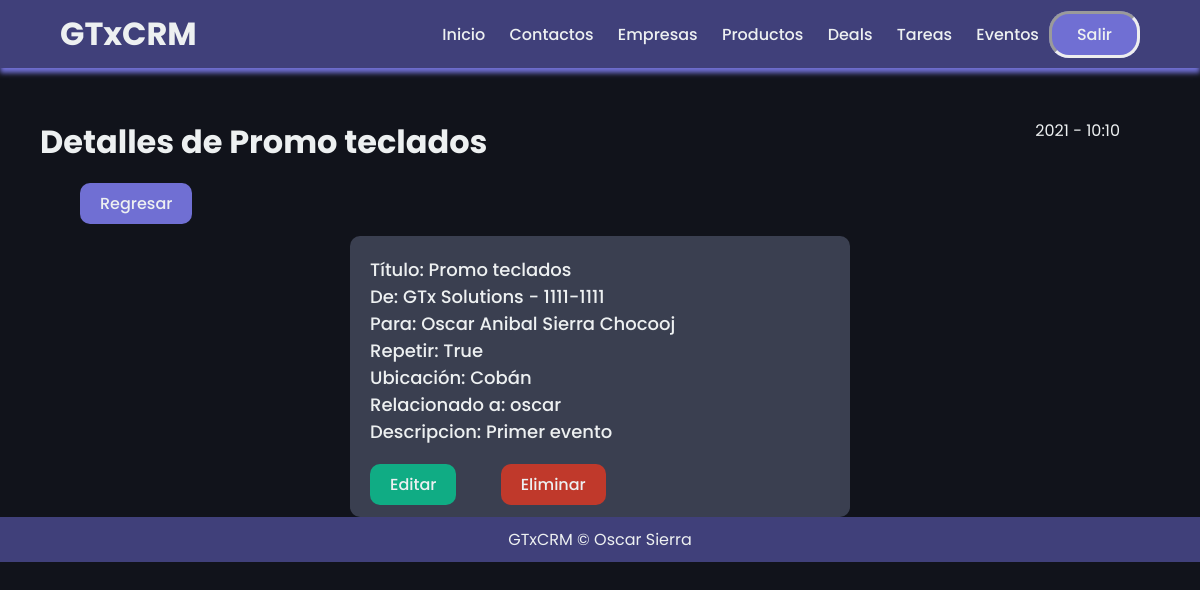
Page /eventos/1/ (signed in) on the committed database.
### mainapp/models.py (models this page shows)
class Evento(models.Model):
    titulo = models.CharField(max_length=45)
    de = models.ForeignKey("Empresa", on_delete=models.CASCADE)
    para = models.ForeignKey("Lead", on_delete=models.CASCADE)
    repetir = models.BooleanField()
    ubicacion = models.CharField(max_length=45)
    relacionado = models.ForeignKey("Agent", on_delete=models.CASCADE)
    descripcion = models.CharField(max_length=200)

class Empresa(models.Model):
    nombre = models.CharField(max_length=45)
    telefono = models.CharField(max_length=45)
    website = models.CharField(max_length=45)
    descripcion = models.CharField(max_length=200)
    calleFacturacion = models.CharField(max_length=45)
    ciudadFacturacion = models.CharField(max_length=45)
    estadoFacturacion = models.CharField(max_length=45)
    paisFacturacion = models.CharField(max_length=45)
    codigoFacturacion = models.CharField(max_length=45)
    agente = models.ForeignKey("Agent", on_delete=models.CASCADE)
    def __str__(self):
        return f'{self.nombre} - {self.telefono}'

class Lead(models.Model):
    nombres = models.CharField(max_length=45)
    apellidos = models.CharField(max_length=45)
    titulo = models.CharField(max_length=45)
    email = models.CharField(max_length=45)
    empresa = models.ForeignKey("Empresa", on_delete=models.CASCADE)
    movil = models.CharField(max_length=20)
    telefono = models.CharField(max_length=45)
    descripcion = models.CharField(max_length=200)
    agente = models.ForeignKey("Agent", on_delete=models.CASCADE)
    def __str__(self):
        return f'{self.nombres} {self.apellidos}'

class Agent(models.Model):
    user = models.OneToOneField(User, on_delete=models.CASCADE)
    organizacion = models.ForeignKey(userProfile, on_delete=models.CASCADE)
    def __str__(self):
        return self.user.username

class User(AbstractUser):
    es_organizador = models.BooleanField(default=True)
    es_agente = models.BooleanField(default=False)

### mainapp/views.py (the view)
# urls.py: path('eventos/<int:pk>/', eventoDetailView.as_view(), name="evento_detail"),
class eventoDetailView(LoginRequiredMixin, DetailView):
    template_name="eventos/evento_detail.html"
    queryset = Evento.objects.all()
    context_object_name = "evento"

### mainapp/templates/eventos/evento_detail.html (shortened to what this page needs)
{% extends 'layouts/layouts.html'%}
{% block content %}
<div class="start">
    <div class="initial">
        <h1>Detalles de {{ evento.titulo }}</h1>
            <div id="time">
                {% now "Y - h:m"%}
            </div>
        </div>
    </div>
<br/>
<div class="divbtn" style="margin-left: 40px;">
    <a class="backbtn" href="{% url 'evento_list' %}"><button>Regresar</button></a>
</div>
<div class="content">
    <div class="box">
        <p>Título: {{ evento.titulo }}
        <br/>
        De: {{ evento.de }}
        <br/>
        Para: {{ evento.para }}
        <br/>
        Repetir: {{ evento.repetir }}
        <br/>
        Ubicación: {{ evento.ubicacion }}
        <br/>
        Relacionado a: {{ evento.relacionado }}
        <br/>
        Descripcion: {{ evento.descripcion }}
        <br/><br/></p>
        <a class="submitbtn" href="{% url 'evento_update' evento.pk %}"><button>Editar</button></a>
        <a class="delbtn" href="{% url 'evento_delete' evento.pk %}"><button>Eliminar</button></a>
    </div>
</div>
{% endblock %}

### mainapp/static/css/styles.css (style rules this page uses)
* { margin: 0; padding: 0; font-family: "Poppins", sans-serif; color: #edf0f1; text-decoration: none; }
body { box-sizing: border-box; background-color: #11131b; }
li, a, button { font-weight: 500; font-size: 16px; text-decoration: none; border: none; background-color: transparent; }
.start { width: 90%; margin-top: 50px; margin-left: 40px; margin-right: 40px; }
.content { align-items: center; width: 45%; margin: auto; }
.box { border-radius: 10px; background-color: #3a3f50; margin-left: 20px; margin-right: 20px; padding: 20px; margin-top: 20px; }
.box p { font-weight: 500; font-size: 18px; }
.initial { display: flex; justify-content: space-between; }
.backbtn { margin-left: 40px; margin-top: 40px; margin-bottom: 40px; padding: 9px 20px; background-color: #706fd3; border-radius: 10px; cursor: pointer; transition: all 0.3s ease 0s; }
.delbtn { margin-top: 40px; margin-left: 40px; margin-bottom: 40px; padding: 9px 20px; background-color: #c0392b; border-radius: 10px; cursor: pointer; transition: all 0.3s ease 0s; }
.submitbtn { margin-top: 20px; padding: 9px 20px; background-color: #10ac84; border-radius: 10px; cursor: pointer; transition: all 0.3s ease 0s; }

### rows in the picture
Evento: titulo "Promo teclados", de "GTx Solutions - 1111-1111", para "Oscar Anibal Sierra Chocooj", repetir "True", ubicacion "Cobán", relacionado "oscar", descripcion "Primer evento"
